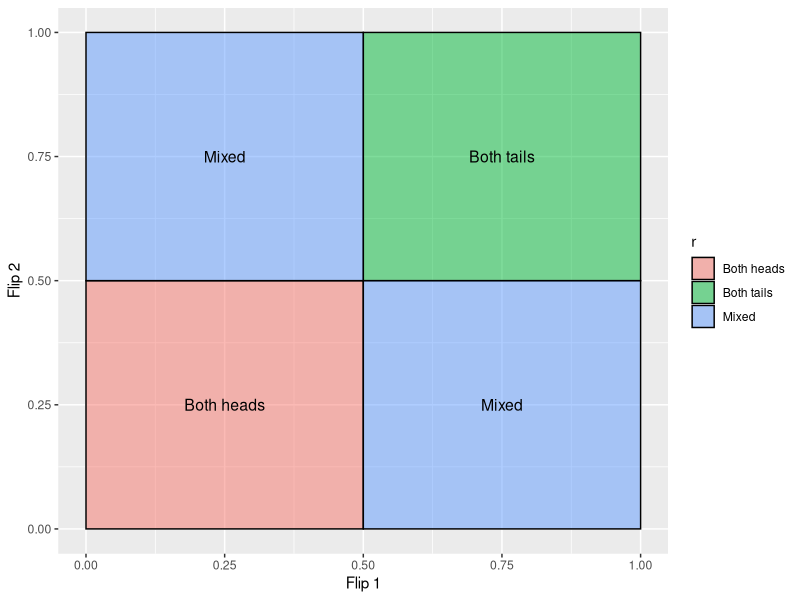
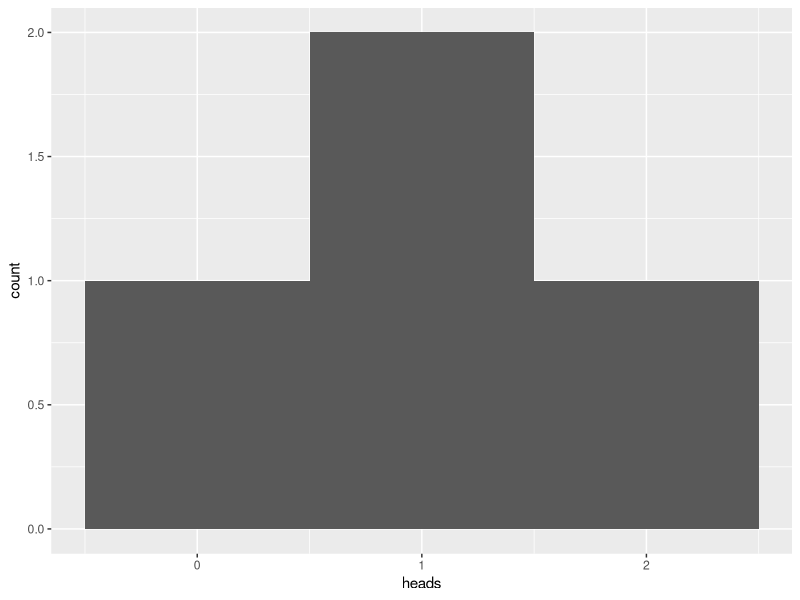
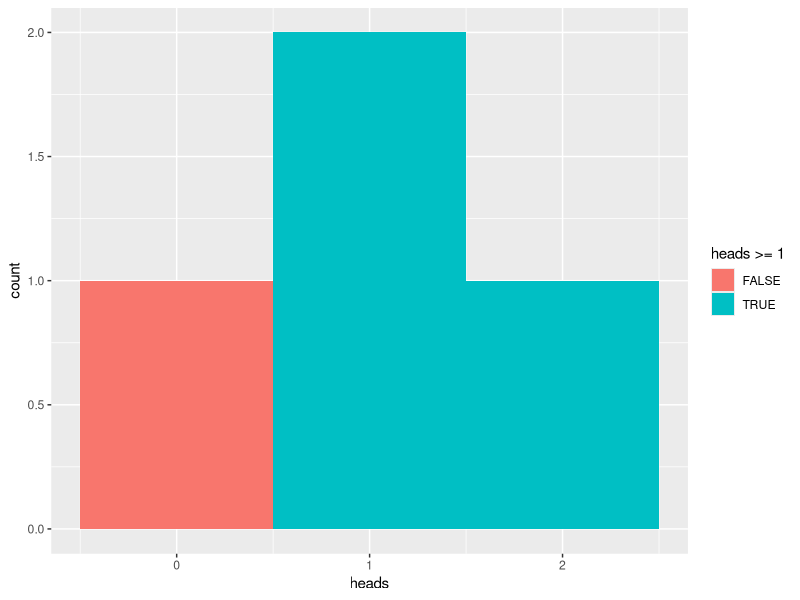
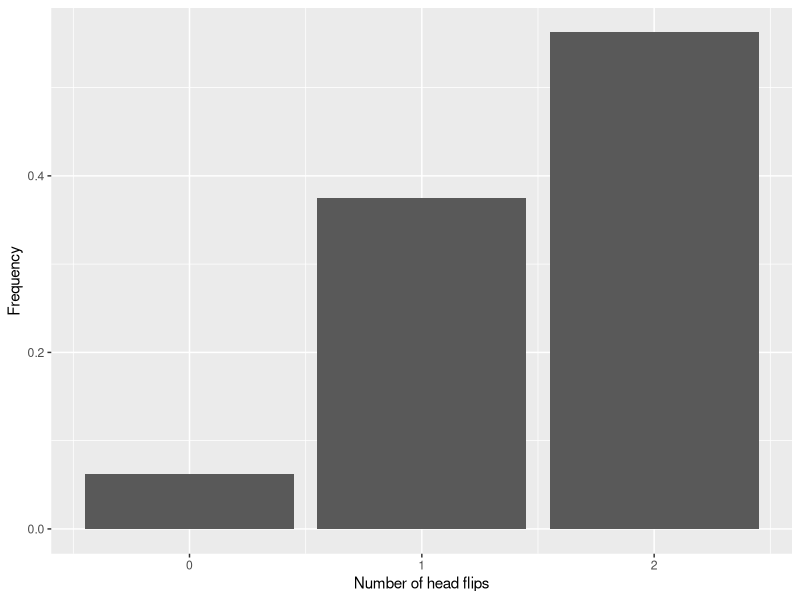
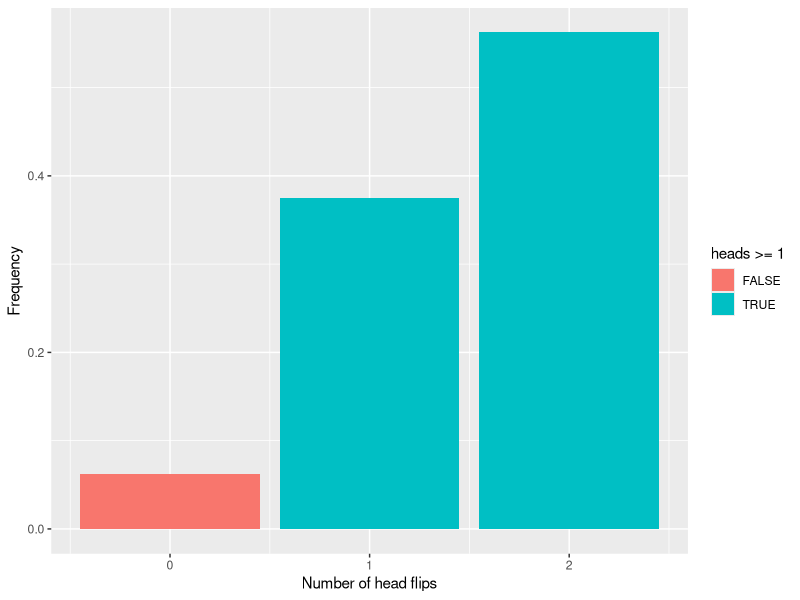

Reproduce these figures in R, in order.
## ---- chunk 1
this_page = "binomial"
## ---- chunk 2
#| label: fig-binomial-coin-outcomes
#| fig-cap: a summary of the likelihood of all outcomes, with the propotion of area covered by an outcome reflecting its likelihood. For example, the likelihood of flipping coins heads is .5 * .5 reflecting a .25 (or 25%) chance of flipping heads twice.
library(ggplot2)
d=data.frame(
  x1=c(0,  .5,0, .5), 
  x2=c(0.5,1 ,.5,1), 
  y1=c(0,  .5,.5,0), 
  y2=c(0.5,1 ,1 ,.5), 
 # t=c('Both heads','Both tails','Mixed','Mixed'), 
  r=c('Both heads','Both tails','Mixed','Mixed'))
ggplot() + 
scale_x_continuous(name="Flip 1") + 
scale_y_continuous(name="Flip 2") +
geom_rect(data=d, mapping=aes(xmin=x1, xmax=x2, ymin=y1, ymax=y2, fill=r), color="black", alpha=0.5) +
geom_text(data=d, aes(x=x1+(x2-x1)/2, y=y1+(y2-y1)/2, label=r), size=4) 
## ---- chunk 3
#| label: fig-binomial-coin-distribution
#| fig-cap: a binomial distribution reflecting how frequently you should expect each number of head flips.
library(ggplot2)

coin_flips <- data.frame(
  first  = c("heads","heads","tails","tails"),
  second = c("heads","tails","heads","tails"),
  heads  = c(2,1,1,0)
)

ggplot(coin_flips, aes(heads)) + geom_histogram(bins = 3)
## ---- chunk 4
#| label: fig-binomial-coin-distribution-1-head-or-more
#| fig-cap: a binomial distribution reflecting how frequently you should expect to flip heads at least once.
ggplot(coin_flips, aes(heads, fill = heads >= 1)) + geom_histogram(bins = 3)
## ---- chunk 5
sum(coin_flips$heads >= 1) / length(coin_flips$heads)
## ---- chunk 6
biased_coin_flips <- data.frame(
  first_flip = c("heads","heads","tails","tails"),
  first_likelihood = c(.75,.75,.25,.25),
  second_flip = c("heads","tails","heads","tails"),
  second_likelihood = c(.75,.25,.75,.25),
  heads = c(2,1,1,0)
)
biased_coin_flips$outcome_likelihood = biased_coin_flips$first_likelihood * 
  biased_coin_flips$second_likelihood
# Checking if all outcomes captured (should get 1) and no overlapping outcomes (should not get more than 1). See the page on *probabilities* for more information
sum(biased_coin_flips$outcome_likelihood)
## ---- chunk 7
knitr::kable(biased_coin_flips)
## ---- chunk 8
#| label: fig-binomial-biased-coin-distribution
#| fig-cap: a binomial distribution reflecting how frequently you should expect to flip heads with a coin that has a .75 bias for heads.
biased_heads <- data.frame(
  heads = c(0,1,2),
  freq  = c(
    sum(biased_coin_flips$outcome_likelihood[biased_coin_flips$heads == 0]),
    sum(biased_coin_flips$outcome_likelihood[biased_coin_flips$heads == 1]),
    sum(biased_coin_flips$outcome_likelihood[biased_coin_flips$heads == 2])
  )
)
ggplot(biased_heads, aes(x=heads,y=freq)) +
  geom_col() + 
  xlab("Number of head flips") +
  ylab("Frequency")
## ---- chunk 9
sum(biased_heads$freq[biased_heads$heads >= 1])
## ---- chunk 10
#| label: fig-binomial-biased-coin-distribution-one-plus
#| fig-cap: a binomial distribution reflecting how likely it you will flip head at least once when the coin has a .75 bias for heads.
ggplot(biased_heads, aes(x=heads,y=freq, fill = heads >= 1)) +
  geom_col() + 
  xlab("Number of head flips") +
  ylab("Frequency")
